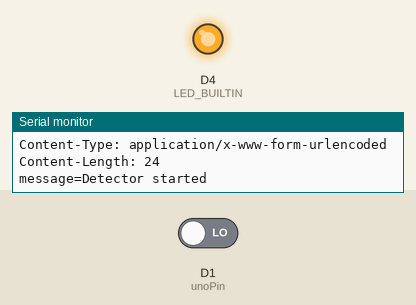
A sketch run on a simulated ESP8266 (NodeMCU). Shown: output pins drawn as LEDs (lit = HIGH, except the on-board LED, lit = LOW), the last lines printed to the serial monitor. The inputs (shaded band) are chosen by the test bench; at power-on: D1 (unoPin) LOW. WiFi joins after 1.5 s; servers stay silent unless stated; web services answer with replies made up by the test bench.

Above: at 2.9 s.
3.0 s: D1 (unoPin) driven HIGH
At 4.6 s:
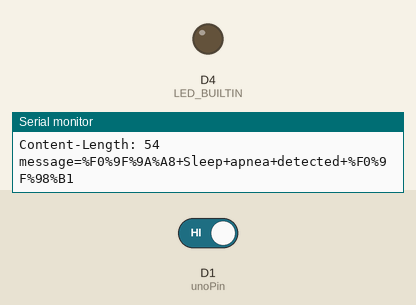
Timing chart, 0 to 6.1 s (numbered marks = the images above; inputs shaded):
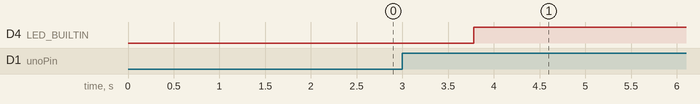

The sketch:

NodeMCU.ino
```cpp
#include <ESP8266WiFi.h>

char ssid[] = "";
char pass[] = "";

#define TokenLine ""

String alertText = "%F0%9F%9A%A8+Sleep+apnea+detected+%F0%9F%98%B1";

unsigned long timer = 0;
const int unoPin = D1;

void setup() {
  Serial.begin(115200);

  WiFi.begin(ssid, pass);
  while (WiFi.status() != WL_CONNECTED) {
    Serial.print(".");
    delay(500);
  }

  pinMode(unoPin, INPUT);
  pinMode(LED_BUILTIN, OUTPUT);

  Serial.print("\nConnected: ");
  Serial.println(WiFi.localIP());
  notifyLine("Detector started");
}

void loop() {
  delay(2000);

  int state = digitalRead(unoPin);
  Serial.println(state);
  if (state) {
    digitalWrite(LED_BUILTIN, HIGH);
    notifyLine(alertText);
  }
}

void notifyLine(String t) {
  WiFiClientSecure client;
  client.setInsecure();
  if (!client.connect("notify-api.line.me", 443)) {
    Serial.println("Connection failed");
    return;
  }
  Serial.println("Connection successful");

  String req = "";
  req += "POST /api/notify HTTP/1.1\r\n";
  req += "Host: notify-api.line.me\r\n";
  req += "Authorization: Bearer " + String(TokenLine) + "\r\n";
  req += "Cache-Control: no-cache\r\n";
  req += "User-Agent: ESP32\r\n";
  req += "Content-Type: application/x-www-form-urlencoded\r\n";
  req += "Content-Length: " + String(String("message=" + t).length()) + "\r\n";
  req += "\r\n";
  req += "message=" + t;

  Serial.println(req);
  client.print(req);

  while (client.connected()) {
    String line = client.readStringUntil('\n');
    if (line == "\r") {
      break;
    }
  }
}
```

Measured:
- after the input at 3.0 s, D4 (LED_BUILTIN): LOW → HIGH after 0.78 s
